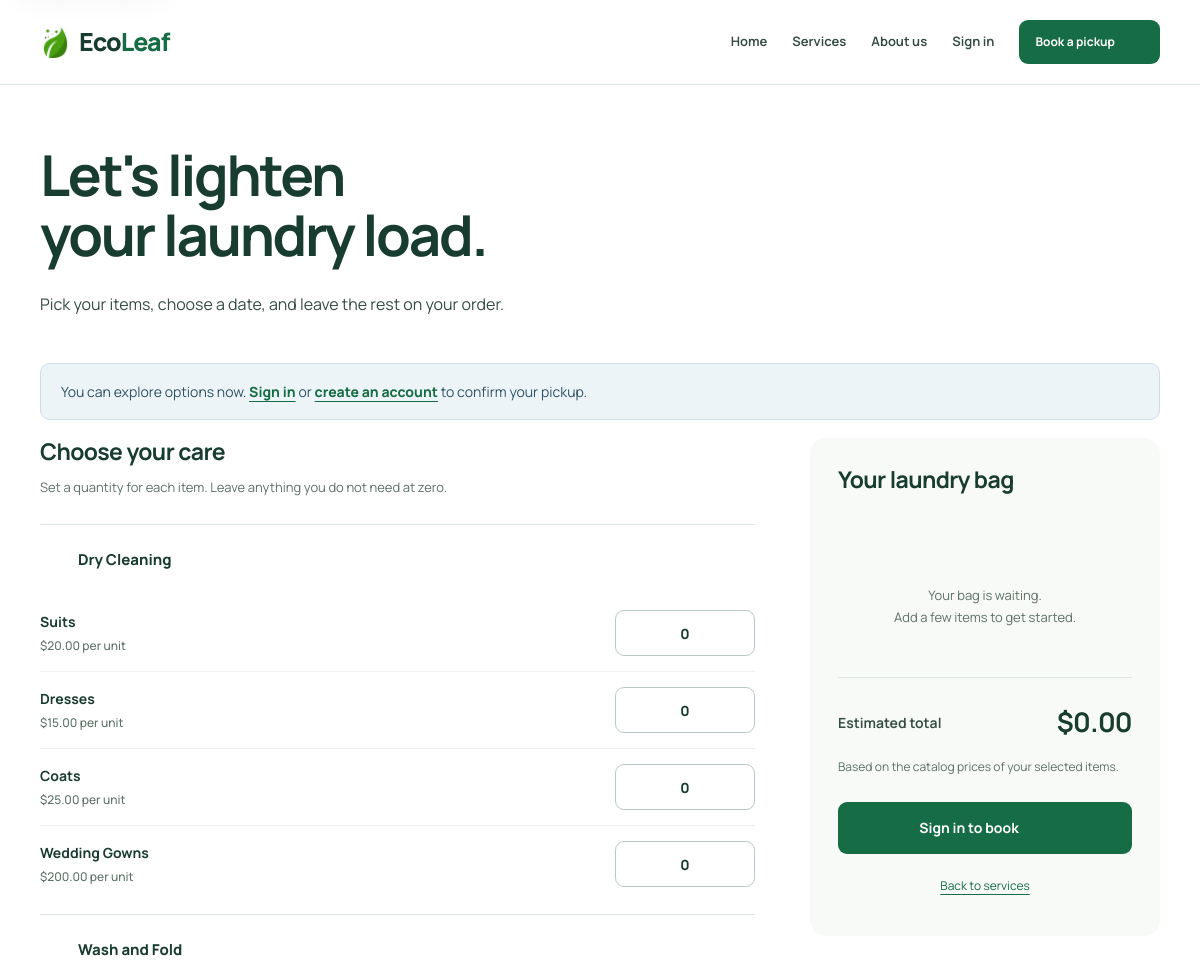
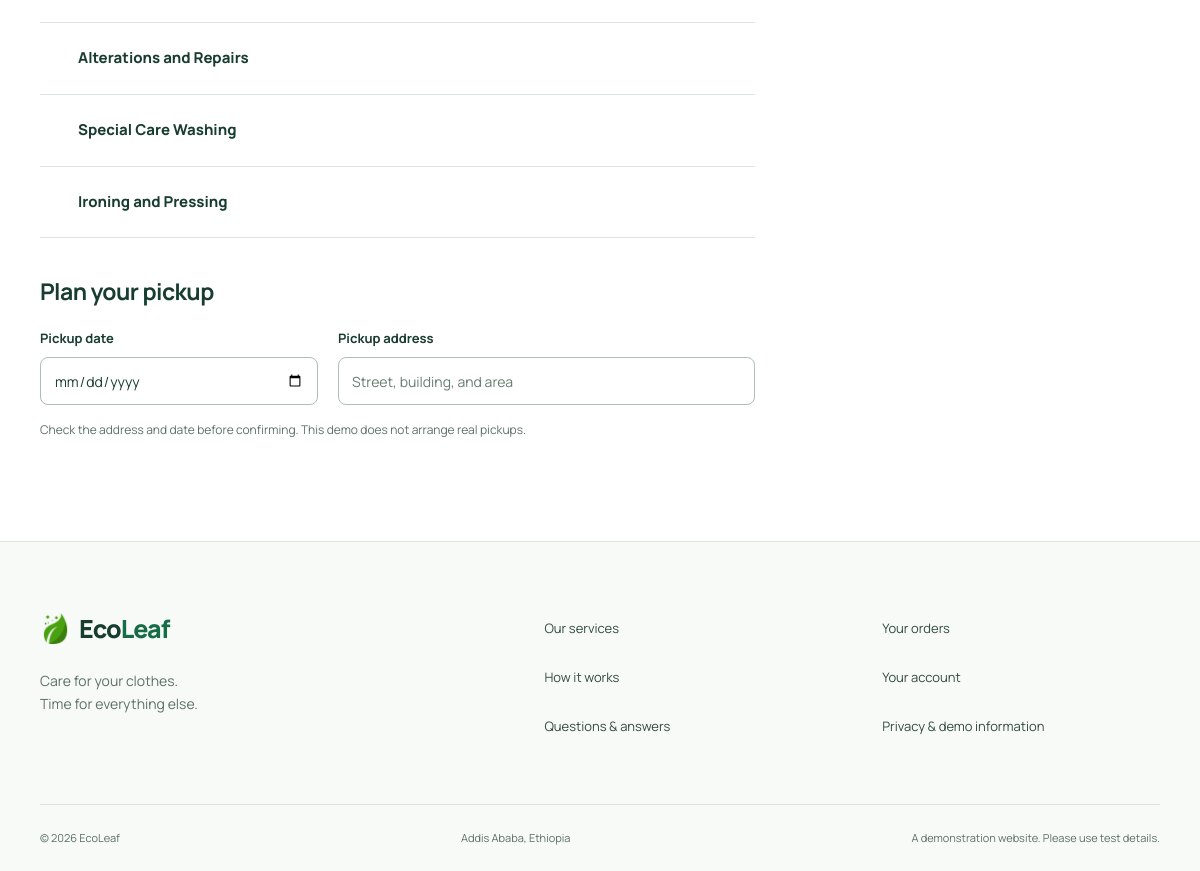
Screenshot of /booking.php with the database file from the repository (2 pictures, top to bottom).
### tables this page shows
CREATE TABLE services (
    service_id INT AUTO_INCREMENT PRIMARY KEY,
    service_name VARCHAR(50) NOT NULL,
    description TEXT,
    price DECIMAL(10, 2),  
	picture1 varchar(255) DEFAULT NULL,
    picture2 varchar(255) DEFAULT NULL,
    created_at DATETIME DEFAULT CURRENT_TIMESTAMP,
    updated_at DATETIME DEFAULT CURRENT_TIMESTAMP ON UPDATE CURRENT_TIMESTAMP
);

CREATE TABLE service_options (
    option_id INT AUTO_INCREMENT PRIMARY KEY,
    service_id INT NOT NULL,
    option_name VARCHAR(50) NOT NULL,
    price DECIMAL(10, 2) NOT NULL,  
    created_at DATETIME DEFAULT CURRENT_TIMESTAMP,
    updated_at DATETIME DEFAULT CURRENT_TIMESTAMP ON UPDATE CURRENT_TIMESTAMP,
    FOREIGN KEY (service_id) REFERENCES services(service_id)
);

### db/app.php (called while the page is built, shortened)
<?php
function db(): mysqli {
    static $connection;
    if (!$connection) {
        require __DIR__ . '/db_con.php';
        $connection = $con;
    }
    return $connection;
}
function h(mixed $value): string { return htmlspecialchars((string)($value ?? ''), ENT_QUOTES | ENT_SUBSTITUTE, 'UTF-8'); }
function url(string $path = ''): string { return rtrim(getenv('APP_BASE_PATH') ?: '', '/') . '/' . ltrim($path, '/'); }
function query(string $key, string $default = ''): string { return isset($_GET[$key]) && is_string($_GET[$key]) ? trim($_GET[$key]) : $default; }
function current_user(): ?array {
    static $loaded = false, $user = null;
    if (!$loaded) {
        $loaded = true;
    }
    return $user;
}
function cents(string $amount): int {
    [$whole, $fraction] = array_pad(explode('.', $amount), 2, ''); return (int)$whole * 100 + (int)str_pad($fraction, 2, '0');
}
function money(mixed $amount): string { return '$' . number_format((float)$amount, 2); }
function service_catalog(): array {
    $services = db()->query('SELECT s.*, (SELECT MIN(price) FROM service_options WHERE service_id = s.service_id) AS option_min FROM services s ORDER BY s.service_id')->fetch_all(MYSQLI_ASSOC);
    $options = db()->query('SELECT option_id, service_id, option_name, price FROM service_options ORDER BY option_id')->fetch_all(MYSQLI_ASSOC);
    unset($service); return $services;
}

### booking.php (the view, shortened to what this page needs)
<?php
require_once __DIR__.'/components/layout.php';
$services=service_catalog();$user=current_user();$state=form_state('booking');$errors=$state['errors'];$values=$state['values'];
page_start('Book a pickup','booking');
?>
<main id="main" class="container"><section class="page-heading compact-heading"><h1>Let's lighten<br>your laundry load.</h1><p>Pick your items, choose a date, and leave the rest on your order.</p></section>
<?php if(!$user): ?><div class="notice notice-info">You can explore options now. <a href="<?= h(url('login.php?next=booking.php')) ?>">Sign in</a> or <a href="<?= h(url('login.php?mode=signup&next=booking.php')) ?>">create an account</a> to confirm your pickup.</div><?php endif ?>
<form id="booking-form" action="<?= h(url('process_order.php')) ?>" method="post" class="booking-layout" data-booking-form data-signed-in="<?= $user?'true':'false' ?>">
<div class="booking-selection"><h2>Choose your care</h2><p>Set a quantity for each item. Leave anything you do not need at zero.</p><div class="booking-services">
<?php $i=0; foreach($services as $service): if(!$service['options']) continue; $open=query('service')!==''?(int)query('service')===(int)$service['service_id']:$i===0; $i++; ?>
<details class="booking-service" <?= $open?'open':'' ?>><summary><span><?= icon('shirt',23) ?><?= h($service['service_name']) ?></span><?= icon('chevron',18) ?></summary><div class="option-list"><?php foreach($service['options'] as $option): $id=(int)$option['option_id']; ?>
<div class="option-row"><label for="qty-<?= $id ?>"><strong><?= h($option['option_name']) ?></strong><span><?= money($option['price']) ?> per unit</span></label><div class="quantity-control"><button class="quantity-button" type="button" data-quantity-change="-1" aria-controls="qty-<?= $id ?>" aria-label="Remove one <?= h($option['option_name']) ?>"><?= icon('minus',15) ?></button><input id="qty-<?= $id ?>" name="items[<?= $id ?>]" type="number" min="0" max="1000" step="1" value="0" inputmode="numeric" data-option="<?= $id ?>" data-name="<?= h($option['option_name']) ?>" data-cents="<?= cents($option['price']) ?>" aria-label="Quantity of <?= h($option['option_name']) ?>"><button class="quantity-button" type="button" data-quantity-change="1" aria-controls="qty-<?= $id ?>" aria-label="Add one <?= h($option['option_name']) ?>"><?= icon('plus',15) ?></button></div></div>
<?php endforeach ?></div></details><?php endforeach ?>
</div><div class="pickup-details"><h2>Plan your pickup</h2><div class="form-grid"><?php field('pickup_date','Pickup date','date',$values['pickup_date']??'',$errors,'required min="'.date('Y-m-d').'" max="'.date('Y-m-d',strtotime('+1 year')).'"'); ?><?php field('address','Pickup address','text',$values['address']??($user['addres']??''),$errors,'required maxlength="255" autocomplete="street-address" placeholder="Street, building, and area"'); ?></div><p class="field-hint">Check the address and date before confirming. This demo does not arrange real pickups.</p></div></div>
<aside class="order-summary" aria-labelledby="summary-heading"><h2 id="summary-heading">Your laundry bag</h2><div class="summary-empty" id="summary-empty"><?= icon('bag',42) ?><p>Your bag is waiting.<br>Add a few items to get started.</p></div><div class="summary-total"><span>Estimated total</span><strong id="booking-total" aria-live="polite" aria-atomic="true">$0.00</strong></div><p class="field-hint">Based on the catalog prices of your selected items.</p>
<?php if($user): ?><button class="button button-block" type="submit" id="booking-submit">Confirm pickup <?= icon('arrow') ?></button><?php else: ?><a class="button button-block" href="<?= h(url('login.php?next=booking.php')) ?>">Sign in to book <?= icon('arrow') ?></a><?php endif ?>
<a class="summary-back" href="<?= h(url('package.php')) ?>">Back to services</a></aside></form></main>
<?php page_end() ?>

### components/layout.php (shortened to what this page needs)
<?php
require_once __DIR__ . '/../db/app.php';
function icon(string $name, int $size = 20): string {
    $paths = [
        'arrow'=>'<path d="M5 12h14m-6-6 6 6-6 6"/>',
        'check'=>'<path d="m5 12 4 4L19 6"/>',
        'menu'=>'<path d="M4 6h16M4 12h16M4 18h16"/>',
        'user'=>'<circle cx="12" cy="8" r="4"/><path d="M4 21v-2a8 8 0 0 1 16 0v2"/>',
        'bag'=>'<path d="M5 7h14l1 14H4L5 7Z"/><path d="M8 8V6a4 4 0 0 1 8 0v2"/>',
        'leaf'=>'<path d="M20 3C6 1 2 10 6 16s15 2 14-13Z"/><path d="M4 21 16 9"/>',
        'shirt'=>'<path d="m8 3-6 4 3 5 3-2v11h8V10l3 2 3-5-6-4a4 4 0 0 1-8 0Z"/>',
        'clock'=>'<circle cx="12" cy="12" r="9"/><path d="M12 7v5l3 2"/>',
        'calendar'=>'<rect x="3" y="5" width="18" height="16" rx="2"/><path d="M7 3v4m10-4v4M3 11h18"/>',
        'pin'=>'<path d="M20 10c0 6-8 12-8 12S4 16 4 10a8 8 0 1 1 16 0Z"/><circle cx="12" cy="10" r="2.5"/>',
        'spark'=>'<path d="m12 3 2.6 6.4L21 12l-6.4 2.6L12 21l-2.6-6.4L3 12l6.4-2.6L12 3Z"/>',
        'wash'=>'<rect x="4" y="2" width="16" height="20" rx="2"/><circle cx="12" cy="14" r="5"/><path d="M7 6h3m5 0h2"/>',
        'plus'=>'<path d="M12 5v14M5 12h14"/>',
        'minus'=>'<path d="M5 12h14"/>',
        'search'=>'<circle cx="10" cy="10" r="6"/><path d="m15 15 6 6"/>',
        'chevron'=>'<path d="m6 9 6 6 6-6"/>',
        'star'=>'<path d="m12 3 2.8 5.7 6.2.9-4.5 4.4 1.1 6.2L12 17.3 6.4 20.2l1.1-6.2L3 9.6l6.2-.9L12 3Z"/>',
        'lock'=>'<rect x="4" y="10" width="16" height="11" rx="2"/><path d="M8 10V7a4 4 0 0 1 8 0v3"/>',
        'pause'=>'<path d="M8 5v14M16 5v14"/>',
        'rotate'=>'<path d="M3 10a9 9 0 1 1 2 8M3 4v6h6"/>',
    ];
    return '<svg width="'.$size.'" height="'.$size.'" viewBox="0 0 24 24" fill="none" stroke="currentColor" stroke-width="1.7" stroke-linecap="round" stroke-linejoin="round" aria-hidden="true">'.($paths[$name] ?? $paths['leaf']).'</svg>';
}
function asset(string $path): string {
    $file = dirname(__DIR__) . '/' . $path;
    return url($path) . '?v=' . (is_file($file) ? filemtime($file) : '1');
}
function brand(): string {
    return '<a class="brand" href="'.h(url('home.php')).'" aria-label="EcoLeaf home"><img src="'.h(asset('images/leaf.png')).'" width="31" height="31" alt=""><span>Eco<span class="brand-leaf">Leaf</span></span></a>';
}
function page_start(string $title, string $active = '', string $description = 'Laundry care made easier. Explore EcoLeaf services, schedule a pickup, and manage your bookings.'): void {
    $user = current_user();
    ?><!doctype html>
<html lang="en" data-type="service">
<head>
    <link rel="stylesheet" href="<?= h(asset('styles.css')) ?>">
</head>
<body class="page-<?= h($active) ?>">
<header class="site-header"><div class="container header-inner">
    <?= brand() ?>
    <button class="icon-button menu-toggle" type="button" data-menu-toggle aria-controls="site-navigation" aria-expanded="false" aria-label="Open navigation"><?= icon('menu') ?></button>
    <nav id="site-navigation" class="site-navigation" aria-label="Main navigation">
        <?php foreach (['home'=>['home.php','Home'],'services'=>['package.php','Services'],'about'=>['about.php','About us']] as $key=>$item): ?>
        <a href="<?= h(url($item[0])) ?>" <?= $active===$key?'aria-current="page"':'' ?>><?= h($item[1]) ?></a>
        <?php endforeach ?>
        <?php if ($user): ?>
        <a href="<?= h(url('my_orders.php')) ?>" <?= $active==='orders'?'aria-current="page"':'' ?>>My orders</a>
        <?php if ($user['role']==='admin'): ?><a href="<?= h(url('admin/adminDash.php')) ?>" <?= $active==='admin'?'aria-current="page"':'' ?>>Dashboard</a><?php endif ?>
        <a class="account-link" href="<?= h(url('profile.php')) ?>" <?= $active==='profile'?'aria-current="page"':'' ?>><?= icon('user',18) ?><span><?= h($user['username']) ?></span></a>
        <form action="<?= h(url('db/db_logout.php')) ?>" method="post"><?= csrf_field() ?><button class="text-button" type="submit">Sign out</button></form>
        <?php else: ?><a href="<?= h(url('login.php')) ?>" <?= $active==='login'?'aria-current="page"':'' ?>>Sign in</a><?php endif ?>
        <a class="button button-small" href="<?= h(url('booking.php')) ?>">Book a pickup <?= icon('arrow',17) ?></a>
    </nav>
</div></header>
    <?php endforeach ?></div><?php endif;
}
function page_end(): void { ?>
<footer class="site-footer"><div class="container footer-top"><div><?= brand() ?><p>Care for your clothes.<br>Time for everything else.</p></div>
<nav aria-label="Footer navigation"><a href="<?= h(url('package.php')) ?>">Our services</a><a href="<?= h(url('about.php#how-it-works')) ?>">How it works</a><a href="<?= h(url('about.php#faq')) ?>">Questions & answers</a></nav>
<nav aria-label="Account and information"><a href="<?= h(url('my_orders.php')) ?>">Your orders</a><a href="<?= h(url('profile.php')) ?>">Your account</a><a href="<?= h(url('privacy.php')) ?>">Privacy & demo information</a></nav>
</div><div class="container footer-bottom"><span>&copy; <?= date('Y') ?> EcoLeaf</span><span>Addis Ababa, Ethiopia</span><span>A demonstration website. Please use test details.</span></div></footer>
</body></html><?php }
    foreach ($services as $i=>$service): $photo = $photographs ? service_photo($service) : null; ?>
    <?php endforeach;
function field(string $name, string $label, string $type = 'text', string $value = '', array $errors = [], string $attributes = ''): void {
    $invalid = isset($errors[$name]); ?>
    <div class="field"><label for="<?= h($name) ?>"><?= h($label) ?></label><input id="<?= h($name) ?>" name="<?= h($name) ?>" type="<?= h($type) ?>" value="<?= h($value) ?>" <?= $invalid?'aria-invalid="true" aria-describedby="error-'.h($name).'"':'' ?> <?= $attributes ?>><?= error_text($errors,$name) ?></div>
<?php }

### rows the page displays
services: $size 23 (drawn), service_name "Dry Cleaning"
service_options: option_name "Suits", price "$20.00", $size 15 (drawn)
service_options: option_name "Dresses", price "$15.00", $size 15 (drawn)
service_options: option_name "Coats", price "$25.00", $size 15 (drawn)
service_options: option_name "Wedding Gowns", price "$200.00", $size 15 (drawn)
services: $size 23 (drawn), service_name "Wash and Fold"
services: $size 23 (drawn), service_name "Alterations and Repairs"
services: $size 23 (drawn), service_name "Special Care Washing"
services: $size 23 (drawn), service_name "Ironing and Pressing"

### other values shown
$item[1] "Home"
$item[1] "Services"
$item[1] "About us"
$label "Pickup date Pickup address"
